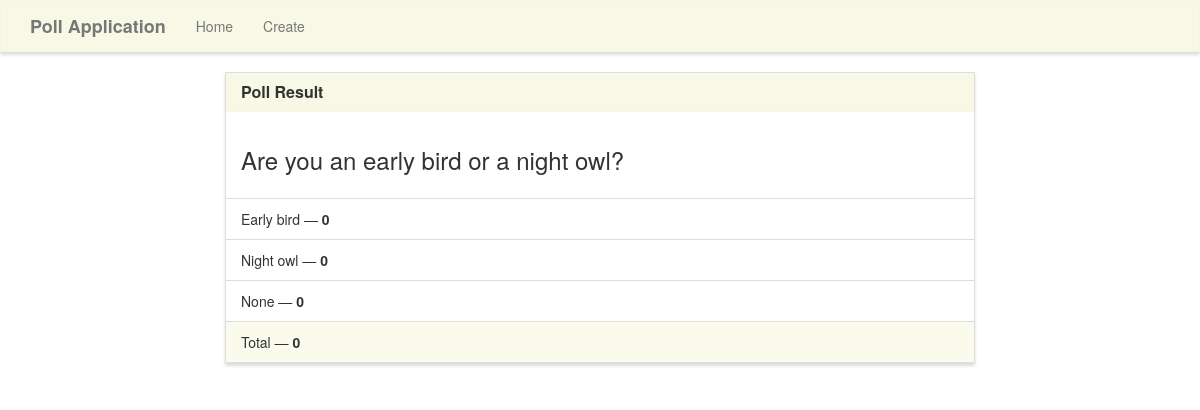
Screenshot of /result/8/ with the database file from the repository.
### poll_app/models.py (models this page shows)
class pollmodel(models.Model):
    poll_question = models.TextField()
    poll_option_one = models.CharField(max_length=30)
    poll_option_two = models.CharField(max_length=30)
    poll_option_three = models.CharField(max_length=30)
    poll_option_one_count = models.IntegerField(default=0)
    poll_option_two_count = models.IntegerField(default=0)
    poll_option_three_count = models.IntegerField(default=0)
    def total(self):
        return self.poll_option_one_count+self.poll_option_two_count+self.poll_option_three_count

### poll_app/views.py (the view)
# urls.py: path('result/<poll_id>/',views.result, name = "result")
def result(request, poll_id):
    polls = pollmodel.objects.get(pk = poll_id)
    context = {'polls':polls}
    return render(request, 'poll/result.html', context)

### poll_app/templates/poll/result.html
{% extends "poll/base.html" %} {% block title %}Results{% endblock %} {% block main %}
<div class="row">
    <div class="col-lg-8 col-lg-offset-2">
        <div class="panel panel-default">
            <div class="panel-heading">
                <h3 class="panel-title">Poll Result</h3>
            </div>
            <div class="panel-body">
                <h3>{{polls.poll_question}}</h3>
            </div>
            <ul class="list-group">
                <li class="list-group-item">{{polls.poll_option_one}} &mdash; <strong>{{polls.poll_option_one_count}}</strong></li>
                <li class="list-group-item">{{polls.poll_option_two}} &mdash; <strong>{{polls.poll_option_two_count}}</strong></li>
                <li class="list-group-item">{{polls.poll_option_three}} &mdash; <strong>{{polls.poll_option_three_count}}</strong></li>
            </ul>
            <div class="panel-footer">
                Total &mdash; <strong>{{polls.total}}</strong>
            </div>
        </div>
    </div>
</div>
{% endblock %}

### poll_app/static/style.css (style rules this page uses)
.navbar-default, .btn, .form-control, .panel { border-radius: 0; }
.panel-default>.panel-heading { color: #333; background-color: rgba(245, 245, 220, .7); border-color: rgba(245, 245, 220, .6); border-top-left-radius: 0; border-top-right-radius: 0; }
.panel-footer { background-color: rgba(245, 245, 220, .5); border-color: rgba(245, 245, 220, .4); }
.panel { box-shadow: 0px 3px 3px 0px #ddd; }
a.navbar-brand, .panel-title { font-weight: bolder; }

### rows the page displays
pollmodel: poll_question "Are you an early bird or a night owl?", poll_option_one "Early bird", poll_option_one_count "0", poll_option_two "Night owl", poll_option_two_count "0", poll_option_three "None", poll_option_three_count "0", total "0"
